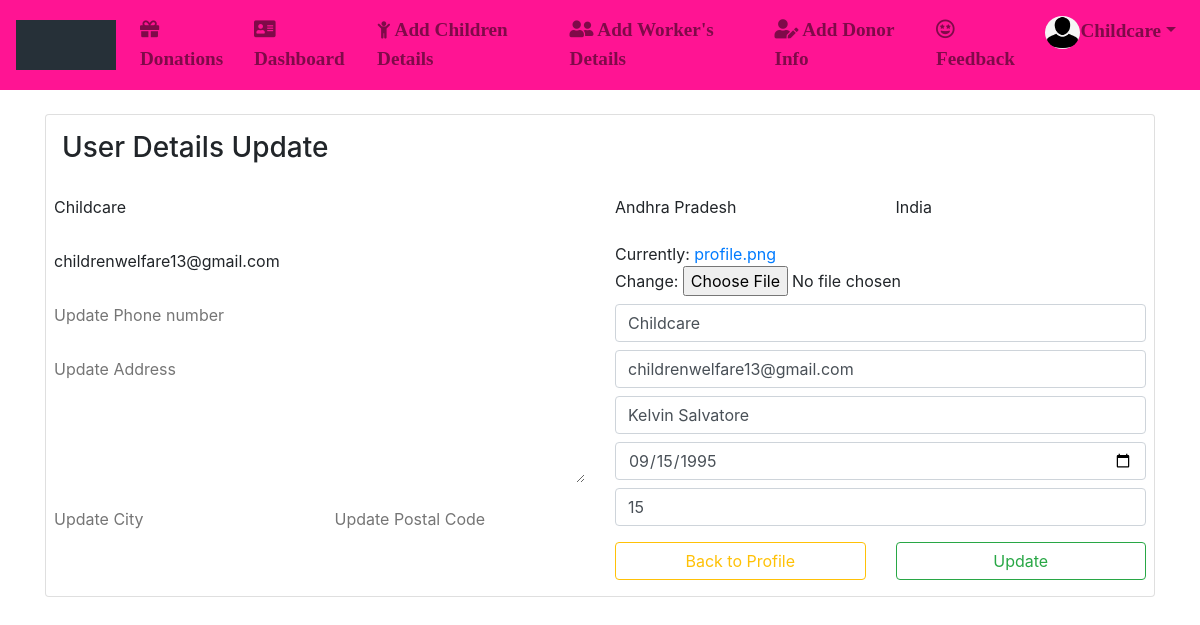
Before: /upfle/ (signed in) with the older database file.
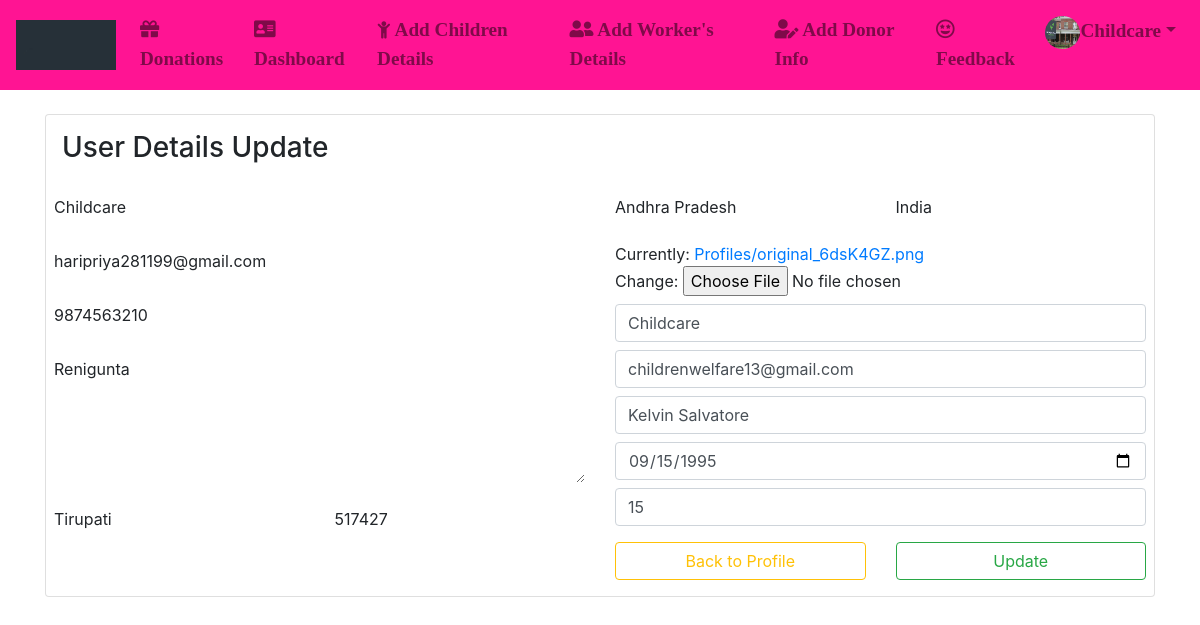
After: the same page with the newer database file.
### App/models.py (models this page shows)
class User(AbstractUser):
	img= models.ImageField(upload_to='Profiles/',default="profile.png")
	dob=models.DateField(null=True,blank=True)
	g=[('Male','Male'),('Female','Female')]
	gender=models.CharField(max_length=10,choices=g,null=True,blank=True)
	ph_no=models.CharField(max_length=10)
	pan_no=models.CharField(max_length=10,null=True,blank=True)
	address=models.CharField(max_length=100)
	postal_code=models.CharField(max_length=7)
	city=models.CharField(max_length=20)
	state=models.CharField(max_length=20,default='Andhra Pradesh')
	country=models.CharField(max_length=20,default='India')
	idgen = models.TextField(blank=True)
	p=[(1,'Donor'),(2,'Organisation'),(3,'Guest')]
	role=models.IntegerField(choices=p,default=3)

### App/views.py (the view, shortened to what this page needs)
# urls.py: path('upfle/',views.updpfle,name="upf"),
def updpfle(request):
	f = User.objects.get(id=request.user.id)
	v = Orgdetails.objects.get(us_id=request.user.id)
	z = PrfUpd(instance=f)
	s = OrgForm(instance=v)
	return render(request,'html/updpfle.html',{'x':z,'k':s})

### App/forms.py
class OrgForm(forms.ModelForm):
	class Meta:
		model = Orgdetails
		fields = ["org_name","org_email","found_name","est_date","no_of_childrens"]
		widgets = {
		"org_name":forms.TextInput(attrs={
			"class":"form-control my-2",
			}),
		"org_email":forms.EmailInput(attrs={
			"class":"form-control my-2",
			"placeholder":"Enter the Organisation Email",
			}),
		"found_name":forms.TextInput(attrs={
			"class":"form-control my-2",
			}),
		"est_date":forms.DateInput(attrs={
			"class":"form-control my-2",
			"type":"date",
			}),
		"no_of_childrens":forms.NumberInput(attrs={
			"class":"form-control",
			}),
		}

### App/templates/html/updpfle.html (shortened to what this page needs)
{% extends 'html/base.html' %}
{% block content %}
<div class="container mt-4">
  <div class="card">
  	<h3 class="m-3">User Details Update</h3>
  	<form method="post" enctype="multipart/form-data" class="mx-2">
  		<div class="row">
  			<div class="col">
  			{% for n in x %}
  				{% if forloop.counter == 1 %}
  				<div class="row">
  					<div class="col">
  						<td>{{n}}</td>
  					</div>
  				</div>
  				{% elif forloop.counter == 2 %}
  				<div class="row">
  					<div class="col">
  						<td>{{n}}</td>
  					</div>
  				</div>
  				{% elif forloop.counter == 3 %}
			<div class="row">
				{% if user.role == 1 or user.role == 3 %}
				<div class="col">
					<td>{{n}}</td>
				</div>
				{% endif %}
				{% elif forloop.counter == 4 %}
				{% if user.role == 1 or user.role == 3%}
				<div class="col">
					<td>{{n}}</td>
				</div>
				{% endif %}
			</div>
			{% elif forloop.counter == 5 %}
			<div class="row">
				<div class="col">
					<td>{{n}}</td>
				</div>
				{% elif forloop.counter == 6 %}
			</div>
			{% elif forloop.counter == 7 %}
			<div class="row">
				<div class="col">
					<td>{{n}}</td>
				</div>
			</div>
			{% elif forloop.counter == 8 %}
  			<div class="row">
  				<div class="col">
  					<td>{{n}}</td>
  				</div>
  				{% elif forloop.counter == 9 %}
  				<div class="col">
  					<td>{{n}}</td>
  				</div>
  			</div>
  			{% endif %}
  			{% endfor %}
  		</div>
  		<div class="col">
  			{% for n in x %}
  			{% if forloop.counter == 10 %}
  			<div class="row">
  				<div class="col">
  					<td>{{n}}</td>
  				</div>
  				{% elif forloop.counter == 11 %}
  				<div class="col">
  					<td>{{n}}</td>
  				</div>
  			</div>
  			{% elif forloop.counter == 12 %}
        <div class="row my-2">
          <div class="col">
            <td>{{n}}</td>
          </div>
        </div>
  			{% endif %}
  			{% endfor %}
  			{% for c in k %}
  			<td>{{c}}</td>
  			{% endfor %}
  			<div class="row">
  				<div class="col">
  					<a href="{% url 'pf' %}" class="btn btn-outline-warning my-3 col-sm">Back to Profile</a>
  				</div>
  				<div class="col">
  					<input type="submit" value="Update" class="btn btn-outline-success my-3 col-sm">
  				</div>
  			</div>
  		</div>
  	</div>
  	</form>
  </div>
</div>
{% endblock %}

### App/templates/html/navbar.html (shortened to what this page needs)
{% load static %}
<link rel="stylesheet" href="https://use.fontawesome.com/releases/v5.7.0/css/all.css">
<link rel="stylesheet" href="https://cdnjs.cloudflare.com/ajax/libs/font-awesome/4.7.0/css/font-awesome.min.css">
<nav class="navbar navbar-expand-md navbar-light" style="background-color:#FF1493;">
  <a class="navbar-brand" href="{% url 'hm' %}"> <img src="{% static 'images/gif.gif' %}" alt="logo" style="width:100px;height:50px">
</a>
  <div style="font-family:Garamond;font-weight:bold;font-size: 120%;">
  <div class="collapse navbar-collapse" id="collapsibleNavbar">
    <ul class="navbar-nav">
      {% if not user.is_authenticated %}
      <li class="nav-item">
        <a class="nav-link" href="{% url 'hm' %}"><i class="fas fa-home"></i> Home</a>
      </li>
      <li class="nav-item">
        <a class="nav-link" href="{% url 'rg' %}"><i class='fas fa-user-plus'></i> Register Here</a>
      </li>
      <li class="nav-item">
        <a class="nav-link disabled" href="{% url 'lg' %}"><i class="fas fa-address-card"></i> Login</a>
      </li>
{% elif user.role == 2 %}
      <li class="nav-item">
        <a class="nav-link" href="{% url 'vi' %}"><i class='fas fa-gift'></i> Donations</a>
      </li>
      <li class="nav-item">
        <a class="nav-link" href="{% url 'dash' %}"><i class='fas fa-address-card'></i> Dashboard</a>
      </li>
      <li class="nav-item">
        <a class="nav-link" href="{% url 'ci' %}"><i class="fa fa-child"></i> Add Children Details</a>
      </li>
      <li class="nav-item">
        <a class="nav-link" href="{% url 'wi' %}"><i class='fas fa-user-friends'></i> Add Worker's Details</a>
      </li>
      <li class="nav-item">
        <a class="nav-link" href="{% url 'di' %}"><i class='fas fa-user-edit'></i> Add Donor Info</a>
      </li>
      <li class="nav-item">
      <a class="nav-link" href="{% url 'fb' %}"><i class='far fa-grin-stars'></i> Feedback</a>
      </li>
      <li class="dropdown">
       <a type="button" class="nav-link dropdown-toggle" data-toggle="dropdown"><img src="{{request.user.img.url}}" height="33px" width="35px" class="rounded-circle" />{{user.username}}</a>
</li>
      {% endif %}
  </ul>
  </div>
  </div>
</nav>

Changed rows visible on the page:
changed User "Childcare": user.img: picture added in place of a placeholder; email "childrenwelfare13@gmail.com" → "haripriya281199@gmail.com"; ph_no (not shown) → "9874563210"; address (not shown) → "Renigunta"; city (not shown) → "Tirupati"; postal_code (not shown) → "517427"
Other visible differences:
text no longer shown: "Currently: profile.png Change:"
text now shown: "Currently: Profiles/original_6dsK4GZ.png Change:"
